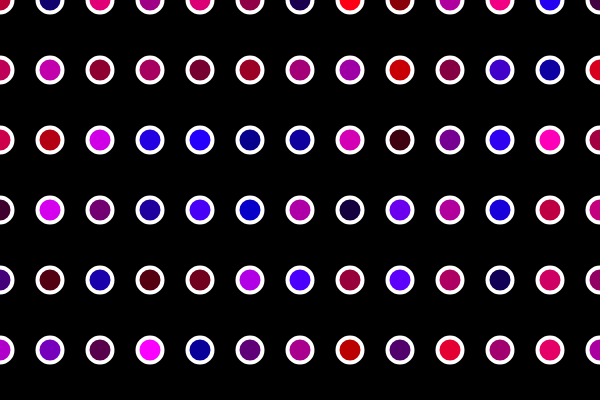
Frame 1 (no input)
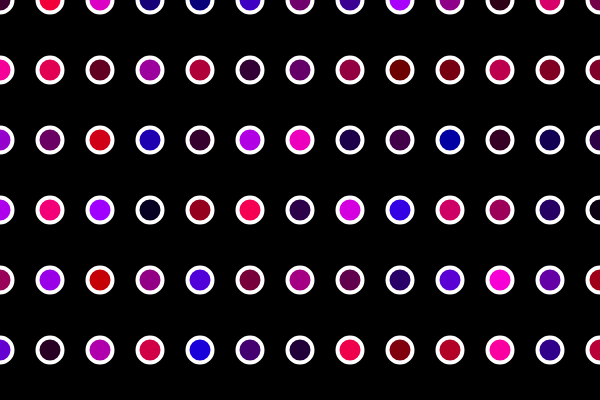
Frame 60 (no input)
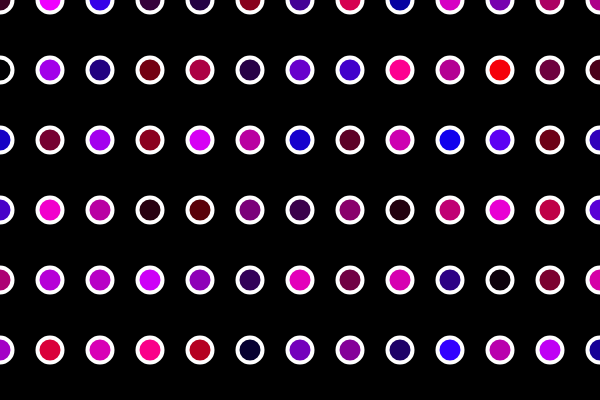
Frame 120 (the mouse pressed at the canvas centre since frame 60)

The p5.js sketch that drew these frames (run headless with seeded random() and noise() and a simulated clock; from frame 60 on, the mouse is pressed at the canvas centre):

// p5.js sketch
// ── sketch.js
// Nested Loops
// Code! Programming with p5.js
// The Coding Train / Daniel Shiffman
// https://thecodingtrain.com/beginners/p5js/4.2-nested-loops.html
// https://youtu.be/1c1_TMdf8b8
// https://editor.p5js.org/codingtrain/sketches/nxJTfiJd

function setup() {
  createCanvas(600, 400);
}

function draw() {
  background(0);
  strokeWeight(4);
  stroke(255);

  for (var x = 0; x <= width; x += 50) {
    for (var y = 0; y <= height; y += 70) {
      fill(random(255), 0, random(255));
      ellipse(x, y, 25, 25);
    }
  }
}
